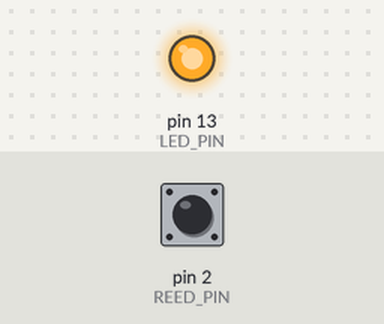
This sketch was run on a simulated Arduino Uno, built with avr-gcc and run on an emulated ATmega328P. Parts: output pins drawn as LEDs (lit = HIGH). Dashed ring = blinking. The test bench sets the inputs (shaded band); at power-on: pin 2 (REED_PIN) HIGH. What the sketch prints to the serial monitor is not drawn.

Above: at 1.2 s.
1.3 s: pin 2 (REED_PIN) driven LOW
At 2.5 s:
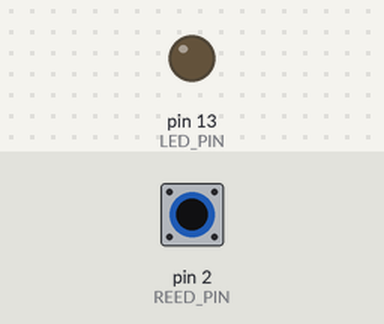
2.8 s: pin 2 (REED_PIN) driven HIGH
At 3.8 s:
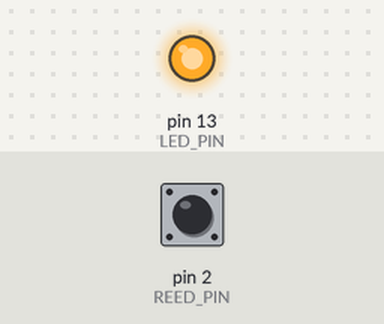
5.8 s: pin 2 (REED_PIN) pulsed LOW 2 times (0.12 s each, 0.3 s apart)
At 6.01 s:
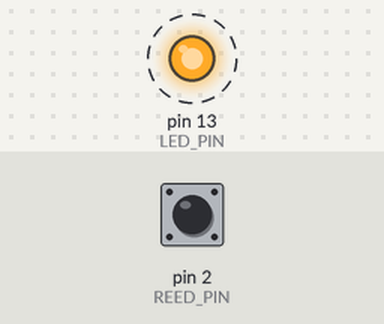
9.4 s: pin 2 (REED_PIN) pulsed LOW 5 times (0.12 s each, 0.3 s apart)
At 11.7 s:
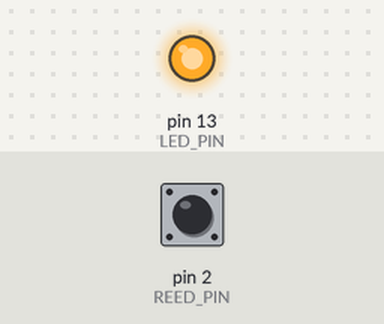
Timing chart, 0 to 13.2 s (numbered marks = the images above; inputs shaded):
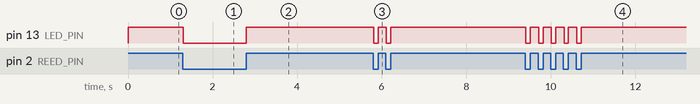

The sketch:

ReedSwitchTest.ino
```cpp
// Declaring pins
const int REED_PIN = 2;
const int LED_PIN = 13;

void setup() {
  // put your setup code here, to run once:
  Serial.begin(9600);
  pinMode(REED_PIN, INPUT_PULLUP); //Pin connected to the reed switch
  pinMode(LED_PIN, OUTPUT); // LED pin - active-high
}

void loop() {
  // put your main code here, to run repeatedly:
  int closeness = digitalRead(REED_PIN); //Read the switch
  if (closeness == HIGH)
  {
    Serial.println("Switch open i.e. door open");
    digitalWrite(LED_PIN, HIGH);
    }
    else {
      digitalWrite(LED_PIN, LOW); // Turn the LED off  if the door is closed i.e. proximity LOW
    }
}
```

Measured:
- after the input at 1.3 s, pin 13 (LED_PIN): HIGH → LOW at once
- after the input at 2.8 s, pin 13 (LED_PIN): LOW → HIGH at once
- after the input at 5.8 s, pin 13 (LED_PIN): alternates HIGH for 0.19 s and LOW for 0.10 s, 4 changes in all, then stays HIGH, starting at once
- after the input at 9.4 s, pin 13 (LED_PIN): alternates HIGH for 0.19 s and LOW for 0.11 s, 10 changes in all, then stays HIGH, starting at once
